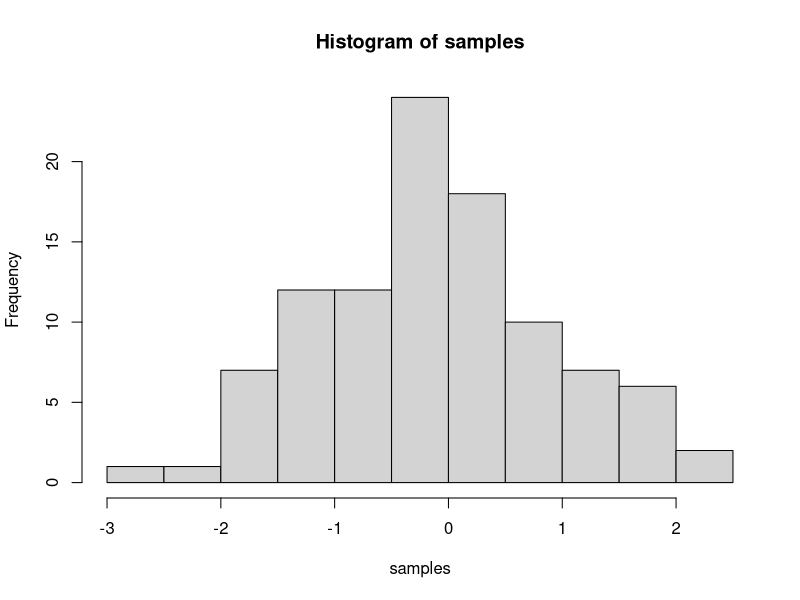

Write the R code that produced this figure.
## ---- chunk 1
knitr::opts_chunk$set(message=FALSE,warning=FALSE, cache=TRUE)
## ---- chunk 2
samples <- rnorm(100, mean=0, sd=1)
hist(samples)
## ---- chunk 3
1+2
2*5
5/3
(1+6+4)/5

## ---- chunk 4
a<-1
b<-2
a+b

d<-c(1,2,3)
e<-c(5,6,7)
d+e
d*e
d/e

## ---- chunk 5
# for loop solution
# i becomes the number 1 to 100 at each step of the loop


a <- length(100) # make empty variable, set length to 100
for (i in 1:100){
  a[i] <-i #assigns the number in i, to the ith index of a
}

print(a)

# for loop solution #2

a<-c() #create empty variable using combine command
for (i in 1:100){
  a<-c(a,i) # keeps combining a with itself and the new number in i
}
print(a)

# seq solution
a <- seq(1,100,1) # look up help for seq using ?seq() in console
print(a)

